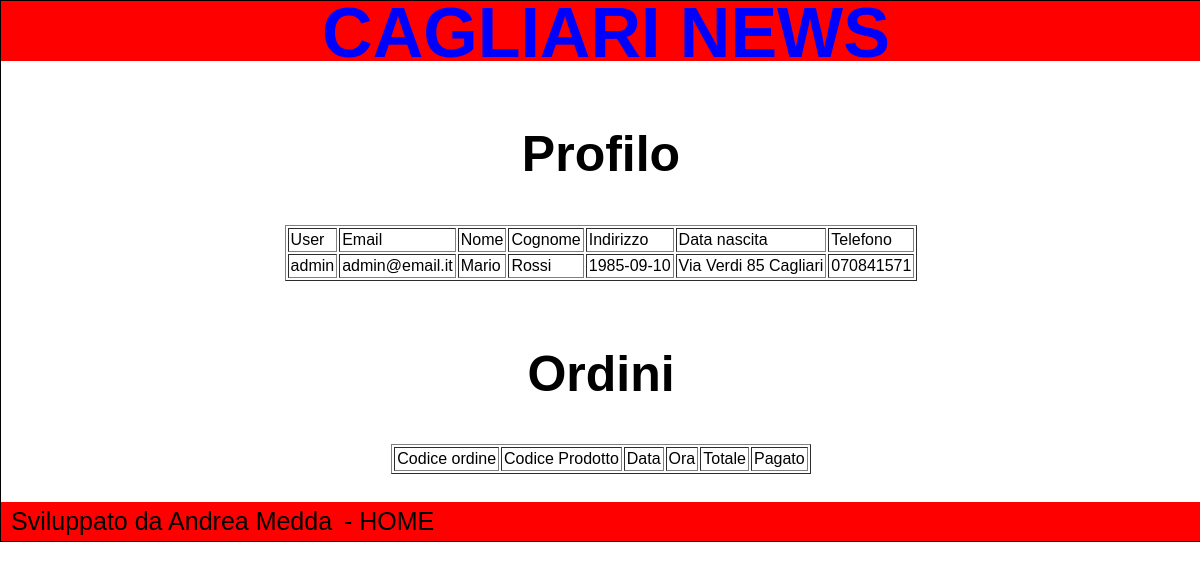
The page /Files/myorder.php (signed in) on the database its author committed.
### tables this page shows
CREATE TABLE IF NOT EXISTS `utente` (
`Codice` int(255) NOT NULL,
  `User` varchar(255) NOT NULL,
  `Email` varchar(255) NOT NULL,
  `Nome` varchar(255) NOT NULL,
  `Cognome` varchar(255) NOT NULL,
  `Livello` int(255) NOT NULL,
  `Data_Nascita` date NOT NULL,
  `Indirizzo` varchar(255) NOT NULL,
  `Telefono` varchar(255) NOT NULL,
  `Password` varchar(255) NOT NULL
);

### Files/myorder.php (the view, shortened to what this page needs)
<?php
include("config.php");
include("header.php");
          if(isset($_SESSION['ID'])) {
       print("<center><h2>Profilo</h2>");
       $user=$_SESSION['ID'];
 $q_ut="SELECT * from utente where Codice=$user";
 $risultatout=mysqli_query($conn,$q_ut);
   print("<table align=\"center\" cellpadding=2 border=1> ") ;
  print("<tr><td>User</td><td>Email</td><td>Nome</td><td>Cognome</td><td>Indirizzo</td><td>Data nascita</td><td>Telefono</td> ") ;
  while ($q_ut=mysqli_fetch_array($risultatout))
  {   $codice=$q_ut['Codice'];
       $usern=$q_ut['User'];
        $email=$q_ut['Email'];
         $nome=$q_ut['Nome'];
          $cognome=$q_ut['Cognome'];
           $data_na=$q_ut['Data_Nascita'];
            $indirizzo=$q_ut['Indirizzo'];
            $telefono=$q_ut['Telefono'];
   print(" <tr> ");
     print(" <td>$usern</td> ");
      print(" <td>$email</td> ");
       print(" <td>$nome</td> ");
        print(" <td>$cognome</td> ");
         print(" <td>$data_na</td> ");
        print(" <td>$indirizzo</td> ");
        print(" <td>$telefono</td> ");
  }
        print("</table><br>");     print("<center><h2>Ordini</h2>");
   print("<table align=\"center\" cellpadding=2 border=1> ") ;
  print("<tr><td>Codice ordine</td><td>Codice Prodotto</td><td>Data</td><td>Ora</td><td>Totale</td><td>Pagato</td> ") ;
        print("</table>");
                  }   ELSE {   print("<script>location.replace('index.php'); </script>"); }
include("down.php");

### Files/styles.css (style rules this page uses)
html,body { margin:0;padding:0 }
body { font: 76% arial,sans-serif;text-align:center }
h2 { font-size: 50px; margin-top: 50px; }

### rows shown on the page
utente: User "admin", Email "admin@email.it", Nome "Mario", Cognome "Rossi", Data_Nascita "1985-09-10", Indirizzo "Via Verdi 85 Cagliari", Telefono "070841571"
